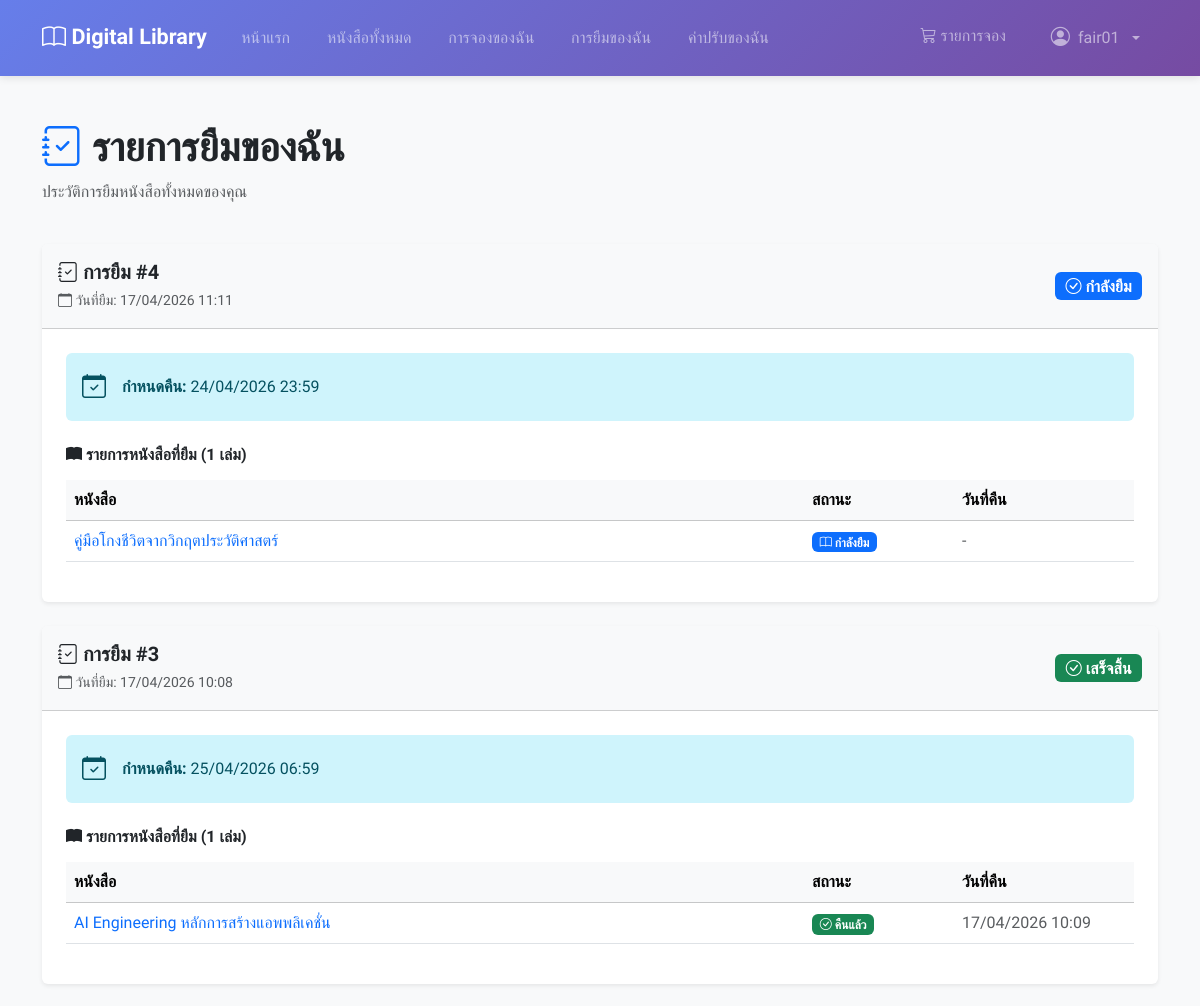
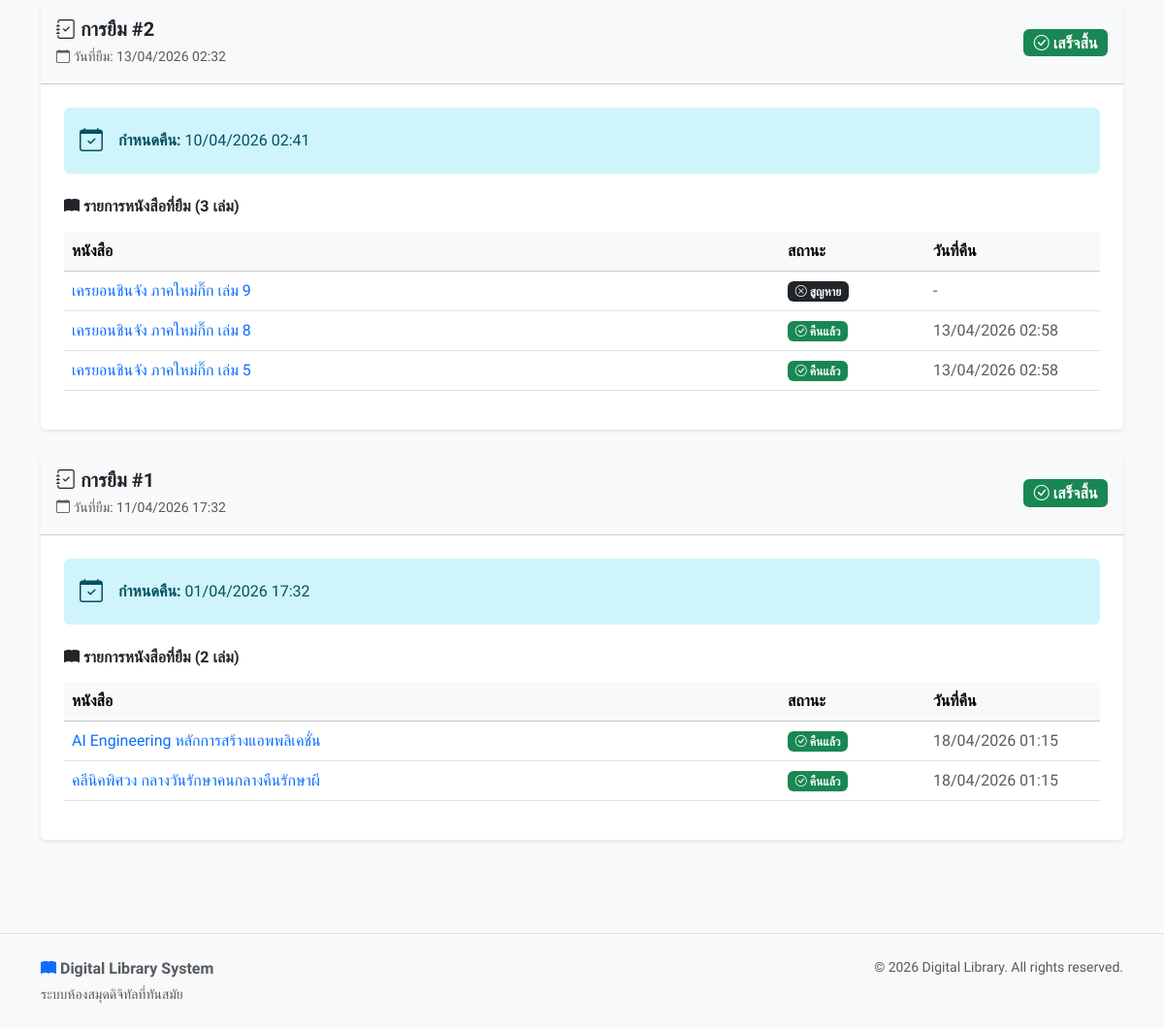
Before: /my-loans/ (signed in) with the older database file (2 pictures, top to bottom).
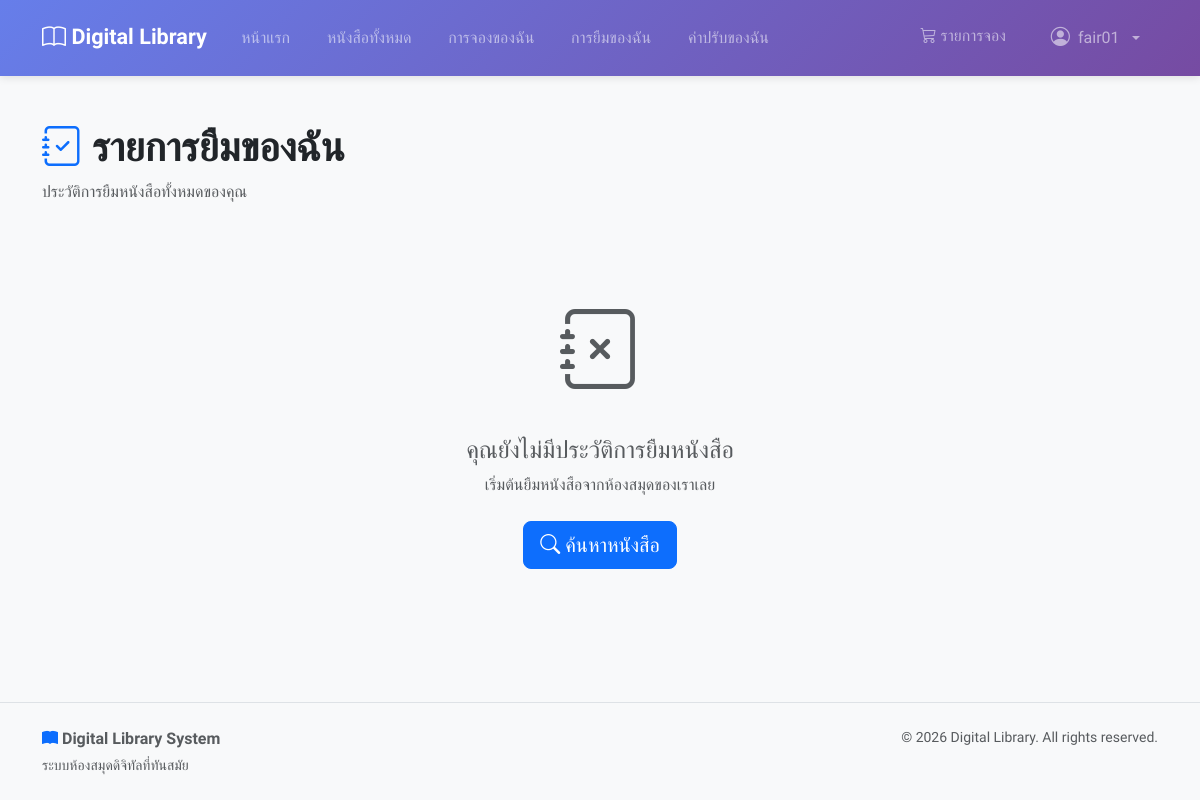
After: the same page with the newer database file.
### loans/models.py (models this page shows, shortened)
class Loan(models.Model):
    STATUS_CHOICES = [
        ('active', 'กำลังยืม'),
        ('completed', 'เสร็จสิ้น'),
    ]
    id = models.AutoField(primary_key=True)
    user = models.ForeignKey(
        settings.AUTH_USER_MODEL,
        on_delete=models.CASCADE,
        related_name='loans'
    )
    status = models.CharField(
        max_length=20,
        choices=STATUS_CHOICES,
        default='active'
    )
    due_date = models.DateTimeField(null=True, blank=True)
    created_at = models.DateTimeField(auto_now_add=True)
    if TYPE_CHECKING:
        loan_items: Manager["LoanItem"]
    class Meta:
        db_table = 'loans'
        verbose_name = 'Loan'
        verbose_name_plural = 'Loans'
        ordering = ['-created_at']
    @property
    def is_overdue(self) -> bool:
        if self.status != 'active' or not self.due_date:
            return False
        return self.due_date < timezone.now()

class LoanItem(models.Model):
    STATUS_CHOICES = [
        ('borrowed', 'กำลังยืม'),
        ('returned', 'คืนแล้ว'),
        ('lost', 'หาย'),
    ]
    id = models.AutoField(primary_key=True)
    book = models.ForeignKey(
        Book,
        on_delete=models.CASCADE,
        related_name='loan_items'
    )
    loan = models.ForeignKey(
        Loan,
        on_delete=models.CASCADE,
        related_name='loan_items'
    )
    hold_item = models.OneToOneField(
        HoldItem,
        on_delete=models.SET_NULL,
        null=True,
        blank=True,
        related_name='loan_item'
    )
    status = models.CharField(
        max_length=20,
        choices=STATUS_CHOICES,
        default='borrowed'
    )
    returned_at = models.DateTimeField(null=True, blank=True)
    created_at = models.DateTimeField(auto_now_add=True)
    class Meta:
        db_table = 'loan_items'
        verbose_name = 'Loan Item'
        verbose_name_plural = 'Loan Items'
        ordering = ['-created_at']
    @property
    def is_overdue(self) -> bool:
        if self.status != 'borrowed':
            return False
        return self.loan.is_overdue

### books/models.py (models this page shows, shortened)
class Book(models.Model):
    id = models.AutoField(primary_key=True)
    title = models.CharField(max_length=255)
    isbn = models.CharField(
        max_length=13,
        unique=True,
        null=False,
        blank=False,
    )
    description = models.TextField(null=True, blank=True)
    image_url = models.ImageField(
        upload_to="books/covers/",
        max_length=255,
        null=True,
        blank=True,
    )
    total_quantity = models.IntegerField(default=0)
    available_quantity = models.IntegerField(default=0)
    publish_year = models.IntegerField(null=True, blank=True)
    publisher = models.ForeignKey(
        Publisher,
        on_delete=models.SET_NULL,
        null=True,
        blank=True,
        related_name='books',
    )
    authors = models.ManyToManyField(
        Author,
        blank=True,
        through="BookAuthor",
        related_name="books",
    )
    categories = models.ManyToManyField(
        Category,
        blank=True,
        through="BookCategory",
        related_name="books",
    )
    created_at = models.DateTimeField(auto_now_add=True)
    if TYPE_CHECKING:
        hold_items: Manager[HoldItem]
        hold_items: Manager[HoldItem]
        loan_items: Manager[LoanItem]
    class Meta:
        db_table = "books"
        verbose_name = "Book"
        verbose_name_plural = "Books"
        constraints = [
            models.CheckConstraint(
                check=Q(total_quantity__gte=0),
                name="check_books_total_quantity_gte_0",
            ),
            models.CheckConstraint(
                check=Q(available_quantity__gte=0),
                name="check_books_available_quantity_gte_0",
            ),
            models.CheckConstraint(
                check=Q(publish_year__isnull=True) | Q(publish_year__gte=0),
                name="check_books_publish_year_gte_0_or_null",
            ),
        ]

### loans/views.py (the view)
# urls.py: path('my-loans/', views.my_loans_view, name='my_loans'),
@login_required
def my_loans_view(request):
    loans_list = Loan.objects.filter(
        user=request.user
    ).prefetch_related(
        'loan_items__book__authors',
        'loan_items__book__publisher'
    ).order_by('-created_at')
    paginator = Paginator(loans_list, 10)  # Show 10 loans per page
    page = request.GET.get('page')
    try:
        loan_batches = paginator.page(page)
    except PageNotAnInteger:
        loan_batches = paginator.page(1)
    except EmptyPage:
        loan_batches = paginator.page(paginator.num_pages)
    context = {
        'loan_batches': loan_batches,
    }
    return render(request, 'loans/my_loans.html', context)

### books/cart.py (called while the page is built)
    def count(self):
        return len(self.cart)

### books/context_processors.py (called while the page is built, shortened)
def cart_context(request):
    cart = Cart(request)
    confirmed_holds_count = 0
    pending_holds_count = 0
    expired_holds_count = 0
    if request.user.is_authenticated:
        from holds.models import Hold
        from django.utils import timezone
        confirmed_holds_count = Hold.objects.filter(
            user=request.user,
            status='confirmed'
        ).count()
    return {
        'cart_count': cart.count(),
        'confirmed_holds_count': confirmed_holds_count,
        'pending_holds_count': pending_holds_count,
        'expired_holds_count': expired_holds_count,
    }

### templates/loans/my_loans.html (shortened to what the changed rows need)
{% extends "base.html" %}
{% block content %}
    <div class="container mt-4">
        <div class="row mb-4">
            <div class="col">
                <h1 class="fw-bold">
                    <i class="bi bi-journal-check text-primary"></i> รายการยืมของฉัน
                </h1>
            </div>
        </div>
        {% if loan_batches %}
            <div class="row">
                <div class="col">
                    {% for batch in loan_batches %}
                        <div class="card shadow-sm border-0 mb-4">
                            <div class="card-header d-flex justify-content-between align-items-center py-3 {% if batch.is_overdue %}bg-danger text-white{% else %}bg-light{% endif %}">
                                <div>
                                    <h5 class="mb-1 fw-semibold">
                                        <i class="bi bi-journal-check"></i> การยืม #{{ batch.id }}
                                    </h5>
                                    <small {% if not batch.is_overdue %}class="text-muted"{% endif %}>
                                        <i class="bi bi-calendar"></i> วันที่ยืม: {{ batch.created_at|date:"d/m/Y H:i" }}
                                    </small>
                                </div>
                                <div>
                                    {% if batch.is_overdue %}
                                        <span class="badge bg-light text-danger fs-6">
                                            <i class="bi bi-exclamation-triangle-fill"></i> เกินกำหนด
                                        </span>
                                    {% else %}
                                        <span class="badge {% if batch.status == 'completed' %}bg-success{% else %}bg-primary{% endif %} fs-6">
                                            <i class="bi bi-check-circle"></i> {{ batch.get_status_display }}
                                        </span>
                                    {% endif %}
                                </div>
                            </div>
                            <div class="card-body p-4">
                                {% if batch.due_date %}
                                    <div class="alert {% if batch.is_overdue %}alert-danger{% else %}alert-info{% endif %} border-0 mb-4">
                                        <div class="d-flex align-items-center">
                                            <i class="bi {% if batch.is_overdue %}bi-exclamation-triangle-fill{% else %}bi-calendar-check{% endif %} fs-4 me-3"></i>
                                            <div>
                                                <strong>กำหนดคืน:</strong>
                                                <span class="{% if batch.is_overdue %}fw-bold{% endif %}">{{ batch.due_date|date:"d/m/Y H:i" }}</span>
                                            </div>
                                        </div>
                                    </div>
                                {% endif %}
                                <h6 class="fw-semibold mb-3">
                                    <i class="bi bi-book-fill"></i> รายการหนังสือที่ยืม ({{ batch.loan_items.count }} เล่ม)
                                </h6>
                                <div class="table-responsive">
                                    <table class="table table-hover align-middle">
                                        <thead class="table-light">
                                            <tr>
                                                <th>หนังสือ</th>
                                                <th style="width: 150px;">สถานะ</th>
                                                <th style="width: 180px;">วันที่คืน</th>
                                            </tr>
                                        </thead>
                                        <tbody>
                                            {% for item in batch.loan_items.all %}
                                                <tr {% if item.is_overdue and item.status == 'borrowed' %}class="table-warning"{% endif %}>
                                                    <td>
                                                        <a href="{% url 'books:book_detail' item.book.id %}"
                                                           class="text-decoration-none fw-medium">{{ item.book.title }}</a>
                                                    </td>
                                                    <td>
                                                        {% if item.status == 'borrowed' %}
                                                            {% if item.is_overdue %}
                                                                <span class="badge bg-danger">
                                                                    <i class="bi bi-exclamation-triangle-fill"></i> กำลังยืม (เกินกำหนด)
                                                                </span>
                                                            {% else %}
                                                                <span class="badge bg-primary">
                                                                    <i class="bi bi-book"></i> กำลังยืม
                                                                </span>
                                                            {% endif %}
                                                        {% elif item.status == 'returned' %}
                                                            <span class="badge bg-success">
                                                                <i class="bi bi-check-circle"></i> คืนแล้ว
                                                            </span>
                                                        {% elif item.status == 'lost' %}
                                                            <span class="badge bg-dark">
                                                                <i class="bi bi-x-circle"></i> สูญหาย
                                                            </span>
                                                        {% endif %}
                                                    </td>
                                                    <td class="text-muted">
                                                        {% if item.returned_at %}
                                                            {{ item.returned_at|date:"d/m/Y H:i" }}
                                                        {% else %}
                                                            -
                                                        {% endif %}
                                                    </td>
                                                </tr>
                                            {% endfor %}
                                        </tbody>
                                    </table>
                                </div>
                            </div>
                        </div>
                    {% endfor %}
                </div>
            </div>
        {% else %}
            <div class="text-center py-5">
                <i class="bi bi-journal-x text-muted" style="font-size: 5rem;"></i>
                <h4 class="mt-4 text-muted">คุณยังไม่มีประวัติการยืมหนังสือ</h4>
                <p class="text-muted mb-4">เริ่มต้นยืมหนังสือจากห้องสมุดของเราเลย</p>
                <a href="{% url 'books:book_list' %}" class="btn btn-primary btn-lg">
                    <i class="bi bi-search"></i> ค้นหาหนังสือ
                </a>
            </div>
        {% endif %}
    </div>
{% endblock content %}

Changed rows visible on the page:
removed Loan: id "4", created_at "17/04/2026 11:11", status "กำลังยืม", due_date "24/04/2026 23:59", loan_items.count "1"
removed LoanItem: book "คู่มือโกงชีวิตจากวิกฤตประวัติศาสตร์", status "borrowed" (drawn), shown under "4"
removed Loan: id "3", created_at "17/04/2026 10:08", status "เสร็จสิ้น", due_date "25/04/2026 06:59", loan_items.count "1"
removed LoanItem: book "AI Engineering หลักการสร้างแอพพลิเคชั่น", status "returned" (drawn), returned_at "17/04/2026 10:09", shown under "3"
removed Loan: id "2", created_at "13/04/2026 02:32", status "เสร็จสิ้น", due_date "10/04/2026 02:41", loan_items.count "3"
removed LoanItem: book "เครยอนชินจัง ภาคใหม่กิ๊ก เล่ม 9", status "lost" (drawn), shown under "2"
removed LoanItem: book "เครยอนชินจัง ภาคใหม่กิ๊ก เล่ม 8", status "returned" (drawn), returned_at "13/04/2026 02:58", shown under "2"
removed LoanItem: book "เครยอนชินจัง ภาคใหม่กิ๊ก เล่ม 5", status "returned" (drawn), returned_at "13/04/2026 02:58", shown under "2"
removed Loan: id "1", created_at "11/04/2026 17:32", status "เสร็จสิ้น", due_date "01/04/2026 17:32", loan_items.count "2"
removed LoanItem: book "AI Engineering หลักการสร้างแอพพลิเคชั่น", status "returned" (drawn), returned_at "18/04/2026 01:15", shown under "1"
removed LoanItem: book "คลีนิคพิศวง กลางวันรักษาคนกลางคืนรักษาผี", status "returned" (drawn), returned_at "18/04/2026 01:15", shown under "1"
Other visible differences:
text now shown: "คุณยังไม่มีประวัติการยืมหนังสือ เริ่มต้นยืมหนังสือจากห้องสมุดของเราเลย ค้นหาหนังสือ"
